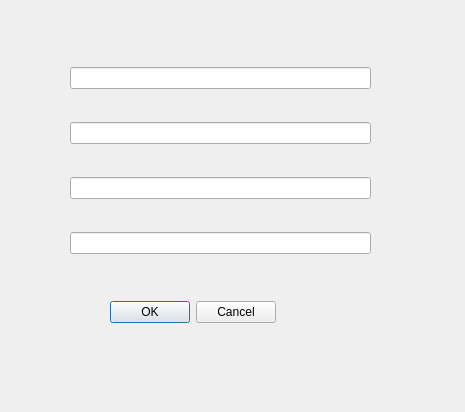
<?xml version="1.0" encoding="UTF-8"?>
<ui version="4.0">
 <class>__NEW___PRODUCT</class>
 <widget class="QDialog" name="__NEW___PRODUCT">
  <property name="geometry">
   <rect>
    <x>0</x>
    <y>0</y>
    <width>465</width>
    <height>412</height>
   </rect>
  </property>
  <property name="windowTitle">
   <string>Dialog</string>
  </property>
  <widget class="QDialogButtonBox" name="buttonBox">
   <property name="geometry">
    <rect>
     <x>110</x>
     <y>300</y>
     <width>166</width>
     <height>25</height>
    </rect>
   </property>
   <property name="orientation">
    <enum>Qt::Horizontal</enum>
   </property>
   <property name="standardButtons">
    <set>QDialogButtonBox::Cancel|QDialogButtonBox::Ok</set>
   </property>
  </widget>
  <widget class="QWidget" name="">
   <property name="geometry">
    <rect>
     <x>70</x>
     <y>40</y>
     <width>301</width>
     <height>241</height>
    </rect>
   </property>
   <layout class="QVBoxLayout" name="verticalLayout">
    <item>
     <widget class="QLineEdit" name="lineEdit_4"/>
    </item>
    <item>
     <widget class="QLineEdit" name="lineEdit_3"/>
    </item>
    <item>
     <widget class="QLineEdit" name="lineEdit"/>
    </item>
    <item>
     <widget class="QLineEdit" name="lineEdit_2"/>
    </item>
   </layout>
  </widget>
 </widget>
 <resources/>
 <connections>
  <connection>
   <sender>buttonBox</sender>
   <signal>accepted()</signal>
   <receiver>__NEW___PRODUCT</receiver>
   <slot>accept()</slot>
   <hints>
    <hint type="sourcelabel">
     <x>248</x>
     <y>254</y>
    </hint>
    <hint type="destinationlabel">
     <x>157</x>
     <y>274</y>
    </hint>
   </hints>
  </connection>
  <connection>
   <sender>buttonBox</sender>
   <signal>rejected()</signal>
   <receiver>__NEW___PRODUCT</receiver>
   <slot>reject()</slot>
   <hints>
    <hint type="sourcelabel">
     <x>316</x>
     <y>260</y>
    </hint>
    <hint type="destinationlabel">
     <x>286</x>
     <y>274</y>
    </hint>
   </hints>
  </connection>
 </connections>
</ui>
